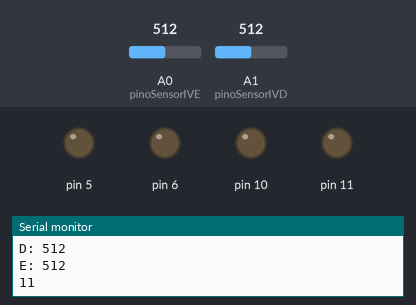
Simulated run of this sketch. Board: Arduino Uno, built with avr-gcc and run on an emulated ATmega328P. Parts: output pins drawn as LEDs (lit = HIGH), the last lines printed to the serial monitor. The test bench sets the inputs (shaded band); at power-on: A0 (pinoSensorIVE) = 512, A1 (pinoSensorIVD) = 512.

Above: at 1.2 s.
1.3 s: A0 (pinoSensorIVE) set to 490
At 1.8 s:
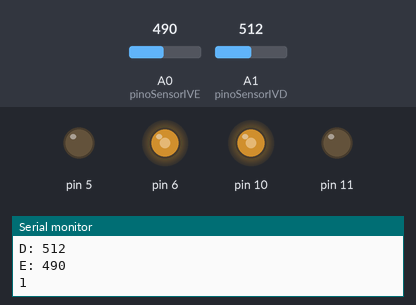
2.8 s: A1 (pinoSensorIVD) set to 482
At 3.7 s:
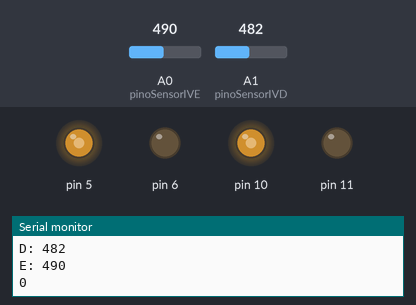
4.3 s: A0 (pinoSensorIVE) set to 511
At 5.0 s:
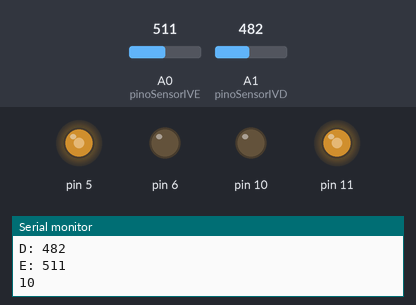
5.8 s: A1 (pinoSensorIVD) set to 511
At 7.0 s:
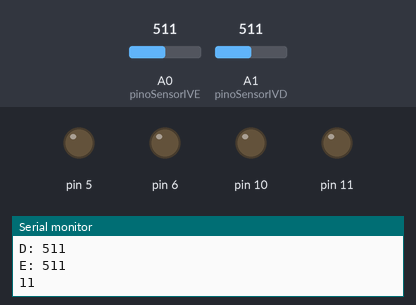
7.3 s: A1 (pinoSensorIVD) set to 306
At 8.3 s:
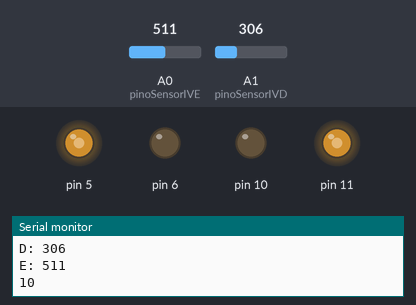
8.8 s: A1 (pinoSensorIVD) set to 716
At 9.1 s:
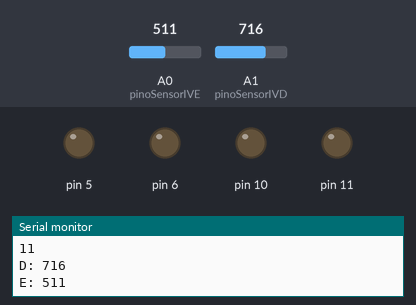
Timing chart, 0 to 11.3 s (numbered marks = the images above; inputs shaded):
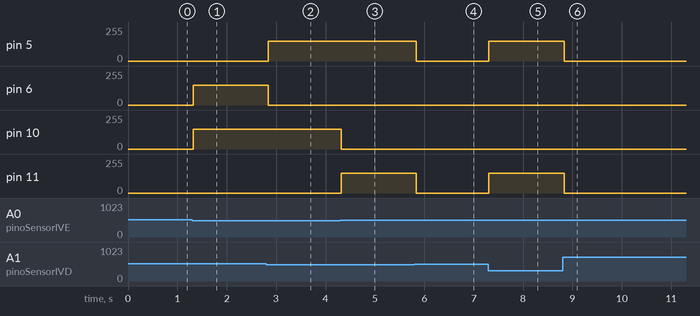

Measured:
- the behaviour switches between 500 and 499 on A0 (pinoSensorIVE) (found by bisection; images 0 and 1)
- the behaviour switches between 500 and 499 on A1 (pinoSensorIVD) (found by bisection; images 1 and 2)
- after the input at 1.3 s, pin 6, pin 10: 0/255 → 150/255 at once
- after the input at 2.8 s, pin 5: 0/255 → 150/255 at once; pin 6: 150/255 → 0/255 at once
- after the input at 4.3 s, pin 10: 150/255 → 0/255 at once; pin 11: 0/255 → 150/255 at once
- after the input at 5.8 s, pin 5, pin 11: 150/255 → 0/255 at once
- after the input at 7.3 s, pin 5, pin 11: 0/255 → 150/255 at once
- after the input at 8.8 s, pin 5, pin 11: 150/255 → 0/255 at once

The sketch:

Carrinho.ino
```cpp
class DCMotor
{
  int spd = 255, pin1, pin2;
  public:
  void Pinout(int in1, int in2)
  {
    // Pinout é o método para a declaração dos pinos que vão controlar o objeto motor
    pin1 = in1;
    pin2 = in2;
    pinMode(pin1, OUTPUT);
    pinMode(pin2, OUTPUT);
  }

  void Speed(int in1)
  {
    spd = in1;
  }

  void Frente()
  {
    analogWrite(pin1, spd);
    digitalWrite(pin2, LOW);
  }

  void Tras()
  {
    digitalWrite(pin1, LOW);
    analogWrite(pin2, spd);
  }

  void Parada()
  {
    digitalWrite(pin1, LOW);
    digitalWrite(pin2, LOW);
  }

  int Direcao(int E, int D, int P)
  {
    if(E < P && D < P)
    {
      return 0; //00 Frente
    }
    if(E > P && D < P)
    {
      return 10; //10 Esquerda
    }
    if(E < P && D > P)
    {
      return 1; //01 Direita
    }
    if(E > P && D > P)
    {
      return 11; //11 Parada
    }
    /*
    if(condicao para ré)
    {
      return 100; //100 Ré
    }
    */
  }
};

DCMotor Motor1, Motor2;
#define velocidade 150
#define preto 500
#define pinoSensorIVE A0
#define pinoSensorIVD A1
int valorIVE = 0;
int valorIVD = 0;
int dir = 11; //inicia parado
int time = 50; //tempo em ms que se atualiza os comandos

void setup()
{
  Motor1.Pinout(5,6);
  Motor2.Pinout(10,11);
  pinMode(pinoSensorIVE,INPUT);
  pinMode(pinoSensorIVD,INPUT);
  Serial.begin(9600);
}

void loop()
{
  Motor1.Speed(velocidade);
  Motor2.Speed(velocidade);
  valorIVD = analogRead(pinoSensorIVD);
  valorIVE = analogRead(pinoSensorIVE);
  dir = Motor1.Direcao(valorIVE, valorIVD, preto);
  Serial.print("D: ");
  Serial.println(valorIVD);
  Serial.print("E: ");
  Serial.println(valorIVE);
  Serial.println(dir);

  if(dir == 0) //00 Frente
  {
    Motor1.Frente();
    Motor2.Frente();
  }

  if(dir == 10) //01 Direita
  {
    Motor1.Frente();
    Motor2.Tras();
  }

  if(dir == 1) //10 Esquerda
  {
    Motor1.Tras();
    Motor2.Frente();
  }

  if(dir == 11) //11 Parada
  {
    Motor1.Parada();
    Motor2.Parada();
  }

  if(dir == 100) //100 Ré
  {
    Motor1.Tras();
    Motor2.Tras();
  }
  delay(time);
}
```
